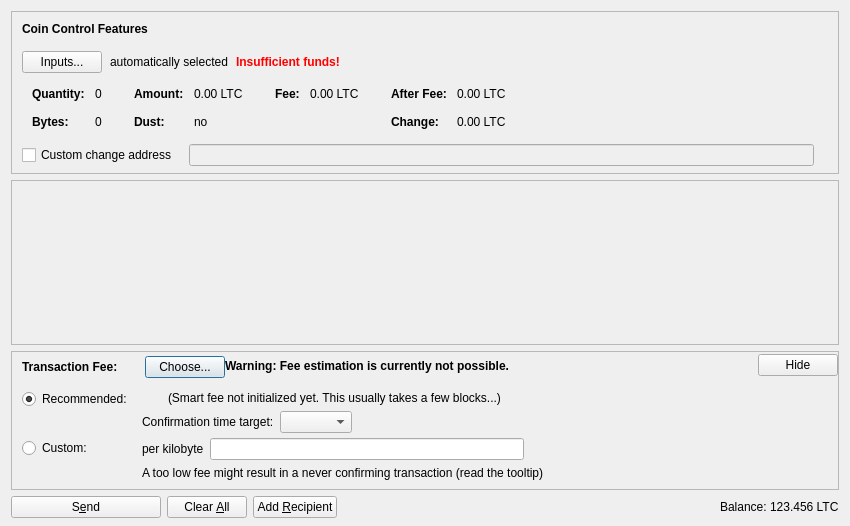
<?xml version="1.0" encoding="UTF-8"?>
<ui version="4.0">
 <class>SendCoinsDialog</class>
 <widget class="QDialog" name="SendCoinsDialog">
  <property name="geometry">
   <rect>
    <x>0</x>
    <y>0</y>
    <width>850</width>
    <height>526</height>
   </rect>
  </property>
  <property name="windowTitle">
   <string>Send Coins</string>
  </property>
  <layout class="QVBoxLayout" name="verticalLayout" stretch="0,1,0,0">
   <property name="bottomMargin">
    <number>8</number>
   </property>
   <item>
    <widget class="QFrame" name="frameCoinControl">
     <property name="sizePolicy">
      <sizepolicy hsizetype="Expanding" vsizetype="Expanding">
       <horstretch>0</horstretch>
       <verstretch>0</verstretch>
      </sizepolicy>
     </property>
     <property name="maximumSize">
      <size>
       <width>16777215</width>
       <height>16777215</height>
      </size>
     </property>
     <property name="frameShape">
      <enum>QFrame::StyledPanel</enum>
     </property>
     <property name="frameShadow">
      <enum>QFrame::Sunken</enum>
     </property>
     <layout class="QVBoxLayout" name="verticalLayoutCoinControl2">
      <property name="spacing">
       <number>0</number>
      </property>
      <property name="leftMargin">
       <number>0</number>
      </property>
      <property name="topMargin">
       <number>0</number>
      </property>
      <property name="rightMargin">
       <number>0</number>
      </property>
      <property name="bottomMargin">
       <number>6</number>
      </property>
      <item>
       <layout class="QVBoxLayout" name="verticalLayoutCoinControl" stretch="0,0,0,0,1">
        <property name="spacing">
         <number>0</number>
        </property>
        <property name="leftMargin">
         <number>10</number>
        </property>
        <property name="topMargin">
         <number>10</number>
        </property>
        <item>
         <layout class="QHBoxLayout" name="horizontalLayoutCoinControl1">
          <property name="bottomMargin">
           <number>15</number>
          </property>
          <item>
           <widget class="QLabel" name="labelCoinControlFeatures">
            <property name="sizePolicy">
             <sizepolicy hsizetype="Preferred" vsizetype="Maximum">
              <horstretch>0</horstretch>
              <verstretch>0</verstretch>
             </sizepolicy>
            </property>
            <property name="font">
             <font>
              <weight>75</weight>
              <bold>true</bold>
             </font>
            </property>
            <property name="styleSheet">
             <string notr="true">font-weight:bold;</string>
            </property>
            <property name="text">
             <string>Coin Control Features</string>
            </property>
           </widget>
          </item>
         </layout>
        </item>
        <item>
         <layout class="QHBoxLayout" name="horizontalLayoutCoinControl2" stretch="0,0,0,0">
          <property name="spacing">
           <number>8</number>
          </property>
          <property name="bottomMargin">
           <number>10</number>
          </property>
          <item>
           <widget class="QPushButton" name="pushButtonCoinControl">
            <property name="styleSheet">
             <string notr="true"/>
            </property>
            <property name="text">
             <string>Inputs...</string>
            </property>
            <property name="autoDefault">
             <bool>false</bool>
            </property>
           </widget>
          </item>
          <item>
           <widget class="QLabel" name="labelCoinControlAutomaticallySelected">
            <property name="text">
             <string>automatically selected</string>
            </property>
            <property name="margin">
             <number>5</number>
            </property>
           </widget>
          </item>
          <item>
           <widget class="QLabel" name="labelCoinControlInsuffFunds">
            <property name="font">
             <font>
              <weight>75</weight>
              <bold>true</bold>
             </font>
            </property>
            <property name="styleSheet">
             <string notr="true">color:red;font-weight:bold;</string>
            </property>
            <property name="text">
             <string>Insufficient funds!</string>
            </property>
            <property name="margin">
             <number>5</number>
            </property>
           </widget>
          </item>
          <item>
           <spacer name="horizontalSpacerCoinControl">
            <property name="orientation">
             <enum>Qt::Horizontal</enum>
            </property>
            <property name="sizeHint" stdset="0">
             <size>
              <width>40</width>
              <height>1</height>
             </size>
            </property>
           </spacer>
          </item>
         </layout>
        </item>
        <item>
         <widget class="QWidget" name="widgetCoinControl" native="true">
          <property name="sizePolicy">
           <sizepolicy hsizetype="Preferred" vsizetype="Preferred">
            <horstretch>0</horstretch>
            <verstretch>0</verstretch>
           </sizepolicy>
          </property>
          <property name="minimumSize">
           <size>
            <width>0</width>
            <height>0</height>
           </size>
          </property>
          <property name="styleSheet">
           <string notr="true"/>
          </property>
          <layout class="QHBoxLayout" name="horizontalLayoutCoinControl5">
           <property name="leftMargin">
            <number>0</number>
           </property>
           <property name="topMargin">
            <number>0</number>
           </property>
           <property name="rightMargin">
            <number>0</number>
           </property>
           <property name="bottomMargin">
            <number>0</number>
           </property>
           <item>
            <layout class="QHBoxLayout" name="horizontalLayoutCoinControl3" stretch="0,0,0,1">
             <property name="spacing">
              <number>20</number>
             </property>
             <property name="topMargin">
              <number>0</number>
             </property>
             <property name="bottomMargin">
              <number>10</number>
             </property>
             <item>
              <layout class="QFormLayout" name="formLayoutCoinControl1">
               <property name="horizontalSpacing">
                <number>10</number>
               </property>
               <property name="verticalSpacing">
                <number>14</number>
               </property>
               <property name="leftMargin">
                <number>10</number>
               </property>
               <property name="topMargin">
                <number>4</number>
               </property>
               <property name="rightMargin">
                <number>6</number>
               </property>
               <item row="0" column="0">
                <widget class="QLabel" name="labelCoinControlQuantityText">
                 <property name="font">
                  <font>
                   <weight>75</weight>
                   <bold>true</bold>
                  </font>
                 </property>
                 <property name="text">
                  <string>Quantity:</string>
                 </property>
                 <property name="margin">
                  <number>0</number>
                 </property>
                </widget>
               </item>
               <item row="0" column="1">
                <widget class="QLabel" name="labelCoinControlQuantity">
                 <property name="cursor">
                  <cursorShape>IBeamCursor</cursorShape>
                 </property>
                 <property name="contextMenuPolicy">
                  <enum>Qt::ActionsContextMenu</enum>
                 </property>
                 <property name="text">
                  <string notr="true">0</string>
                 </property>
                 <property name="margin">
                  <number>0</number>
                 </property>
                 <property name="textInteractionFlags">
                  <set>Qt::LinksAccessibleByMouse|Qt::TextSelectableByKeyboard|Qt::TextSelectableByMouse</set>
                 </property>
                </widget>
               </item>
               <item row="1" column="0">
                <widget class="QLabel" name="labelCoinControlBytesText">
                 <property name="font">
                  <font>
                   <weight>75</weight>
                   <bold>true</bold>
                  </font>
                 </property>
                 <property name="text">
                  <string>Bytes:</string>
                 </property>
                </widget>
               </item>
               <item row="1" column="1">
                <widget class="QLabel" name="labelCoinControlBytes">
                 <property name="cursor">
                  <cursorShape>IBeamCursor</cursorShape>
                 </property>
                 <property name="contextMenuPolicy">
                  <enum>Qt::ActionsContextMenu</enum>
                 </property>
                 <property name="text">
                  <string notr="true">0</string>
                 </property>
                 <property name="textInteractionFlags">
                  <set>Qt::LinksAccessibleByMouse|Qt::TextSelectableByKeyboard|Qt::TextSelectableByMouse</set>
                 </property>
                </widget>
               </item>
              </layout>
             </item>
             <item>
              <layout class="QFormLayout" name="formLayoutCoinControl2">
               <property name="horizontalSpacing">
                <number>10</number>
               </property>
               <property name="verticalSpacing">
                <number>14</number>
               </property>
               <property name="leftMargin">
                <number>6</number>
               </property>
               <property name="topMargin">
                <number>4</number>
               </property>
               <property name="rightMargin">
                <number>6</number>
               </property>
               <item row="0" column="0">
                <widget class="QLabel" name="labelCoinControlAmountText">
                 <property name="font">
                  <font>
                   <weight>75</weight>
                   <bold>true</bold>
                  </font>
                 </property>
                 <property name="text">
                  <string>Amount:</string>
                 </property>
                 <property name="margin">
                  <number>0</number>
                 </property>
                </widget>
               </item>
               <item row="0" column="1">
                <widget class="QLabel" name="labelCoinControlAmount">
                 <property name="cursor">
                  <cursorShape>IBeamCursor</cursorShape>
                 </property>
                 <property name="contextMenuPolicy">
                  <enum>Qt::ActionsContextMenu</enum>
                 </property>
                 <property name="text">
                  <string notr="true">0.00 LTC</string>
                 </property>
                 <property name="textInteractionFlags">
                  <set>Qt::LinksAccessibleByMouse|Qt::TextSelectableByKeyboard|Qt::TextSelectableByMouse</set>
                 </property>
                </widget>
               </item>
               <item row="1" column="0">
                <widget class="QLabel" name="labelCoinControlLowOutputText">
                 <property name="font">
                  <font>
                   <weight>75</weight>
                   <bold>true</bold>
                  </font>
                 </property>
                 <property name="text">
                  <string>Dust:</string>
                 </property>
                </widget>
               </item>
               <item row="1" column="1">
                <widget class="QLabel" name="labelCoinControlLowOutput">
                 <property name="cursor">
                  <cursorShape>IBeamCursor</cursorShape>
                 </property>
                 <property name="contextMenuPolicy">
                  <enum>Qt::ActionsContextMenu</enum>
                 </property>
                 <property name="text">
                  <string notr="true">no</string>
                 </property>
                 <property name="textInteractionFlags">
                  <set>Qt::LinksAccessibleByMouse|Qt::TextSelectableByKeyboard|Qt::TextSelectableByMouse</set>
                 </property>
                </widget>
               </item>
              </layout>
             </item>
             <item>
              <layout class="QFormLayout" name="formLayoutCoinControl3">
               <property name="horizontalSpacing">
                <number>10</number>
               </property>
               <property name="verticalSpacing">
                <number>14</number>
               </property>
               <property name="leftMargin">
                <number>6</number>
               </property>
               <property name="topMargin">
                <number>4</number>
               </property>
               <property name="rightMargin">
                <number>6</number>
               </property>
               <item row="0" column="0">
                <widget class="QLabel" name="labelCoinControlFeeText">
                 <property name="font">
                  <font>
                   <weight>75</weight>
                   <bold>true</bold>
                  </font>
                 </property>
                 <property name="text">
                  <string>Fee:</string>
                 </property>
                 <property name="margin">
                  <number>0</number>
                 </property>
                </widget>
               </item>
               <item row="0" column="1">
                <widget class="QLabel" name="labelCoinControlFee">
                 <property name="cursor">
                  <cursorShape>IBeamCursor</cursorShape>
                 </property>
                 <property name="contextMenuPolicy">
                  <enum>Qt::ActionsContextMenu</enum>
                 </property>
                 <property name="text">
                  <string notr="true">0.00 LTC</string>
                 </property>
                 <property name="textInteractionFlags">
                  <set>Qt::LinksAccessibleByMouse|Qt::TextSelectableByKeyboard|Qt::TextSelectableByMouse</set>
                 </property>
                </widget>
               </item>
              </layout>
             </item>
             <item>
              <layout class="QFormLayout" name="formLayoutCoinControl4">
               <property name="horizontalSpacing">
                <number>10</number>
               </property>
               <property name="verticalSpacing">
                <number>14</number>
               </property>
               <property name="leftMargin">
                <number>6</number>
               </property>
               <property name="topMargin">
                <number>4</number>
               </property>
               <property name="rightMargin">
                <number>6</number>
               </property>
               <item row="0" column="0">
                <widget class="QLabel" name="labelCoinControlAfterFeeText">
                 <property name="font">
                  <font>
                   <weight>75</weight>
                   <bold>true</bold>
                  </font>
                 </property>
                 <property name="text">
                  <string>After Fee:</string>
                 </property>
                 <property name="margin">
                  <number>0</number>
                 </property>
                </widget>
               </item>
               <item row="0" column="1">
                <widget class="QLabel" name="labelCoinControlAfterFee">
                 <property name="cursor">
                  <cursorShape>IBeamCursor</cursorShape>
                 </property>
                 <property name="contextMenuPolicy">
                  <enum>Qt::ActionsContextMenu</enum>
                 </property>
                 <property name="text">
                  <string notr="true">0.00 LTC</string>
                 </property>
                 <property name="textInteractionFlags">
                  <set>Qt::LinksAccessibleByMouse|Qt::TextSelectableByKeyboard|Qt::TextSelectableByMouse</set>
                 </property>
                </widget>
               </item>
               <item row="1" column="0">
                <widget class="QLabel" name="labelCoinControlChangeText">
                 <property name="font">
                  <font>
                   <weight>75</weight>
                   <bold>true</bold>
                  </font>
                 </property>
                 <property name="text">
                  <string>Change:</string>
                 </property>
                </widget>
               </item>
               <item row="1" column="1">
                <widget class="QLabel" name="labelCoinControlChange">
                 <property name="cursor">
                  <cursorShape>IBeamCursor</cursorShape>
                 </property>
                 <property name="contextMenuPolicy">
                  <enum>Qt::ActionsContextMenu</enum>
                 </property>
                 <property name="text">
                  <string notr="true">0.00 LTC</string>
                 </property>
                 <property name="textInteractionFlags">
                  <set>Qt::LinksAccessibleByMouse|Qt::TextSelectableByKeyboard|Qt::TextSelectableByMouse</set>
                 </property>
                </widget>
               </item>
              </layout>
             </item>
            </layout>
           </item>
          </layout>
         </widget>
        </item>
        <item>
         <layout class="QHBoxLayout" name="horizontalLayoutCoinControl4" stretch="0,0,0">
          <property name="spacing">
           <number>12</number>
          </property>
          <property name="sizeConstraint">
           <enum>QLayout::SetDefaultConstraint</enum>
          </property>
          <property name="topMargin">
           <number>5</number>
          </property>
          <property name="rightMargin">
           <number>5</number>
          </property>
          <item>
           <widget class="QCheckBox" name="checkBoxCoinControlChange">
            <property name="toolTip">
             <string>If this is activated, but the change address is empty or invalid, change will be sent to a newly generated address.</string>
            </property>
            <property name="text">
             <string>Custom change address</string>
            </property>
           </widget>
          </item>
          <item>
           <widget class="QValidatedLineEdit" name="lineEditCoinControlChange">
            <property name="enabled">
             <bool>false</bool>
            </property>
            <property name="sizePolicy">
             <sizepolicy hsizetype="Expanding" vsizetype="Fixed">
              <horstretch>0</horstretch>
              <verstretch>0</verstretch>
             </sizepolicy>
            </property>
           </widget>
          </item>
          <item>
           <widget class="QLabel" name="labelCoinControlChangeLabel">
            <property name="sizePolicy">
             <sizepolicy hsizetype="Preferred" vsizetype="Expanding">
              <horstretch>0</horstretch>
              <verstretch>0</verstretch>
             </sizepolicy>
            </property>
            <property name="minimumSize">
             <size>
              <width>0</width>
              <height>0</height>
             </size>
            </property>
            <property name="text">
             <string/>
            </property>
            <property name="margin">
             <number>3</number>
            </property>
           </widget>
          </item>
         </layout>
        </item>
        <item>
         <spacer name="verticalSpacerCoinControl">
          <property name="orientation">
           <enum>Qt::Vertical</enum>
          </property>
          <property name="sizeHint" stdset="0">
           <size>
            <width>800</width>
            <height>1</height>
           </size>
          </property>
         </spacer>
        </item>
       </layout>
      </item>
     </layout>
    </widget>
   </item>
   <item>
    <widget class="QScrollArea" name="scrollArea">
     <property name="widgetResizable">
      <bool>true</bool>
     </property>
     <widget class="QWidget" name="scrollAreaWidgetContents">
      <property name="geometry">
       <rect>
        <x>0</x>
        <y>0</y>
        <width>830</width>
        <height>104</height>
       </rect>
      </property>
      <layout class="QVBoxLayout" name="verticalLayout_2" stretch="0,1">
       <property name="leftMargin">
        <number>0</number>
       </property>
       <property name="topMargin">
        <number>0</number>
       </property>
       <property name="rightMargin">
        <number>0</number>
       </property>
       <property name="bottomMargin">
        <number>0</number>
       </property>
       <item>
        <layout class="QVBoxLayout" name="entries">
         <property name="spacing">
          <number>6</number>
         </property>
        </layout>
       </item>
       <item>
        <spacer name="verticalSpacer">
         <property name="orientation">
          <enum>Qt::Vertical</enum>
         </property>
         <property name="sizeHint" stdset="0">
          <size>
           <width>20</width>
           <height>40</height>
          </size>
         </property>
        </spacer>
       </item>
      </layout>
     </widget>
    </widget>
   </item>
   <item>
    <widget class="QFrame" name="frameFee">
     <property name="sizePolicy">
      <sizepolicy hsizetype="Expanding" vsizetype="Expanding">
       <horstretch>0</horstretch>
       <verstretch>0</verstretch>
      </sizepolicy>
     </property>
     <property name="maximumSize">
      <size>
       <width>16777215</width>
       <height>16777215</height>
      </size>
     </property>
     <property name="frameShape">
      <enum>QFrame::StyledPanel</enum>
     </property>
     <property name="frameShadow">
      <enum>QFrame::Sunken</enum>
     </property>
     <layout class="QVBoxLayout" name="verticalLayoutFee1">
      <property name="spacing">
       <number>0</number>
      </property>
      <property name="leftMargin">
       <number>0</number>
      </property>
      <property name="topMargin">
       <number>0</number>
      </property>
      <property name="rightMargin">
       <number>0</number>
      </property>
      <property name="bottomMargin">
       <number>0</number>
      </property>
      <item>
       <layout class="QVBoxLayout" name="verticalLayoutFee2" stretch="0,0,0">
        <property name="spacing">
         <number>0</number>
        </property>
        <property name="leftMargin">
         <number>10</number>
        </property>
        <property name="topMargin">
         <number>0</number>
        </property>
        <item>
         <layout class="QHBoxLayout" name="horizontalLayoutFee1">
          <property name="bottomMargin">
           <number>0</number>
          </property>
          <item>
           <layout class="QVBoxLayout" name="verticalLayoutFee7">
            <property name="spacing">
             <number>0</number>
            </property>
            <item>
             <spacer name="verticalSpacerSmartFee">
              <property name="orientation">
               <enum>Qt::Vertical</enum>
              </property>
              <property name="sizeType">
               <enum>QSizePolicy::Fixed</enum>
              </property>
              <property name="sizeHint" stdset="0">
               <size>
                <width>1</width>
                <height>4</height>
               </size>
              </property>
             </spacer>
            </item>
            <item>
             <layout class="QHBoxLayout" name="horizontalLayoutSmartFee">
              <property name="spacing">
               <number>10</number>
              </property>
              <item>
               <widget class="QLabel" name="labelFeeHeadline">
                <property name="sizePolicy">
                 <sizepolicy hsizetype="Preferred" vsizetype="Maximum">
                  <horstretch>0</horstretch>
                  <verstretch>0</verstretch>
                 </sizepolicy>
                </property>
                <property name="font">
                 <font>
                  <weight>75</weight>
                  <bold>true</bold>
                 </font>
                </property>
                <property name="styleSheet">
                 <string notr="true">font-weight:bold;</string>
                </property>
                <property name="text">
                 <string>Transaction Fee:</string>
                </property>
               </widget>
              </item>
              <item>
               <widget class="QLabel" name="labelFeeMinimized">
                <property name="text">
                 <string/>
                </property>
               </widget>
              </item>
              <item>
               <widget class="QPushButton" name="buttonChooseFee">
                <property name="text">
                 <string>Choose...</string>
                </property>
               </widget>
              </item>
             </layout>
            </item>
            <item>
             <spacer name="verticalSpacer_5">
              <property name="orientation">
               <enum>Qt::Vertical</enum>
              </property>
              <property name="sizeHint" stdset="0">
               <size>
                <width>1</width>
                <height>1</height>
               </size>
              </property>
             </spacer>
            </item>
           </layout>
          </item>
          <item>
           <widget class="QLabel" name="fallbackFeeWarningLabel">
            <property name="toolTip">
             <string>Using the fallbackfee can result in sending a transaction that will take several hours or days (or never) to confirm. Consider choosing your fee manually or wait until you have validated the complete chain.</string>
            </property>
            <property name="font">
            <font>
                <weight>75</weight>
                <bold>true</bold>
            </font>
            </property>
            <property name="text">
             <string>Warning: Fee estimation is currently not possible.</string>
            </property>
            <property name="wordWrap">
             <bool>false</bool>
            </property>
           </widget>
          </item>
          <item>
           <spacer name="horizontalSpacer_4">
            <property name="orientation">
             <enum>Qt::Horizontal</enum>
            </property>
            <property name="sizeType">
             <enum>QSizePolicy::MinimumExpanding</enum>
            </property>
            <property name="sizeHint" stdset="0">
             <size>
              <width>40</width>
              <height>20</height>
             </size>
            </property>
           </spacer>
          </item>
          <item>
           <widget class="QPushButton" name="buttonMinimizeFee">
            <property name="toolTip">
             <string>collapse fee-settings</string>
            </property>
            <property name="text">
             <string>Hide</string>
            </property>
           </widget>
          </item>
         </layout>
        </item>
        <item>
         <widget class="QFrame" name="frameFeeSelection">
          <layout class="QVBoxLayout" name="verticalLayoutFee12">
           <property name="spacing">
            <number>0</number>
           </property>
           <property name="leftMargin">
            <number>0</number>
           </property>
           <property name="topMargin">
            <number>0</number>
           </property>
           <property name="rightMargin">
            <number>0</number>
           </property>
           <property name="bottomMargin">
            <number>0</number>
           </property>
           <item>
            <layout class="QGridLayout" name="gridLayoutFee">
             <property name="topMargin">
              <number>10</number>
             </property>
             <property name="bottomMargin">
              <number>4</number>
             </property>
             <property name="horizontalSpacing">
              <number>10</number>
             </property>
             <property name="verticalSpacing">
              <number>4</number>
             </property>
             <item row="1" column="1">
              <layout class="QVBoxLayout" name="verticalLayoutFee8">
               <property name="spacing">
                <number>6</number>
               </property>
               <item>
                <layout class="QHBoxLayout" name="horizontalLayoutFee13">
                 <item>
                  <widget class="QLabel" name="labelCustomPerKilobyte">
                   <property name="toolTip">
                    <string>Specify a custom fee per kB (1,000 bytes) of the transaction's virtual size.

Note:  Since the fee is calculated on a per-byte basis, a fee of "100 satoshis per kB" for a transaction size of 500 bytes (half of 1 kB) would ultimately yield a fee of only 50 satoshis.</string>
                   </property>
                   <property name="text">
                    <string>per kilobyte</string>
                   </property>
                  </widget>
                 </item>
                 <item>
                  <widget class="BitcoinAmountField" name="customFee"/>
                 </item>
                 <item>
                  <spacer name="horizontalSpacer_6">
                   <property name="orientation">
                    <enum>Qt::Horizontal</enum>
                   </property>
                   <property name="sizeHint" stdset="0">
                    <size>
                     <width>1</width>
                     <height>1</height>
                    </size>
                   </property>
                  </spacer>
                 </item>
                </layout>
               </item>
               <item>
                <layout class="QHBoxLayout" name="horizontalLayoutFee8">
                 <item>
                  <widget class="QLabel" name="labelCustomFeeWarning">
                   <property name="enabled">
                    <bool>true</bool>
                   </property>
                   <property name="toolTip">
                    <string>When there is less transaction volume than space in the blocks, miners as well as relaying nodes may enforce a minimum fee. Paying only this minimum fee is just fine, but be aware that this can result in a never confirming transaction once there is more demand for dillycoin transactions than the network can process.</string>
                   </property>
                   <property name="text">
                    <string>A too low fee might result in a never confirming transaction (read the tooltip)</string>
                   </property>
                  </widget>
                 </item>
                 <item>
                  <spacer name="horizontalSpacer_2">
                   <property name="orientation">
                    <enum>Qt::Horizontal</enum>
                   </property>
                   <property name="sizeHint" stdset="0">
                    <size>
                     <width>1</width>
                     <height>1</height>
                    </size>
                   </property>
                  </spacer>
                 </item>
                </layout>
               </item>
              </layout>
             </item>
             <item row="0" column="0">
              <layout class="QVBoxLayout" name="verticalLayoutFee4" stretch="0,1">
               <item>
                <widget class="QRadioButton" name="radioSmartFee">
                 <property name="text">
                  <string>Recommended:</string>
                 </property>
                 <property name="checked">
                  <bool>true</bool>
                 </property>
                 <attribute name="buttonGroup">
                  <string notr="true">groupFee</string>
                 </attribute>
                </widget>
               </item>
               <item>
                <spacer name="verticalSpacer_2">
                 <property name="orientation">
                  <enum>Qt::Vertical</enum>
                 </property>
                 <property name="sizeHint" stdset="0">
                  <size>
                   <width>1</width>
                   <height>1</height>
                  </size>
                 </property>
                </spacer>
               </item>
              </layout>
             </item>
             <item row="1" column="0">
              <layout class="QVBoxLayout" name="verticalLayoutFee9" stretch="0,1">
               <item>
                <widget class="QRadioButton" name="radioCustomFee">
                 <property name="text">
                  <string>Custom:</string>
                 </property>
                 <attribute name="buttonGroup">
                  <string notr="true">groupFee</string>
                 </attribute>
                </widget>
               </item>
               <item>
                <spacer name="verticalSpacer_6">
                 <property name="orientation">
                  <enum>Qt::Vertical</enum>
                 </property>
                 <property name="sizeHint" stdset="0">
                  <size>
                   <width>1</width>
                   <height>1</height>
                  </size>
                 </property>
                </spacer>
               </item>
              </layout>
             </item>
             <item row="0" column="1">
              <layout class="QVBoxLayout" name="verticalLayoutFee3" stretch="0,0,1">
               <property name="spacing">
                <number>6</number>
               </property>
               <property name="topMargin">
                <number>2</number>
               </property>
               <item>
                <layout class="QHBoxLayout" name="horizontalLayoutFee12">
                 <item>
                  <widget class="QLabel" name="labelSmartFee">
                   <property name="text">
                    <string/>
                   </property>
                  </widget>
                 </item>
                 <item>
                  <widget class="QLabel" name="labelFeeEstimation">
                   <property name="text">
                    <string/>
                   </property>
                  </widget>
                 </item>
                 <item>
                  <widget class="QLabel" name="labelSmartFee2">
                   <property name="text">
                    <string>(Smart fee not initialized yet. This usually takes a few blocks...)</string>
                   </property>
                  </widget>
                 </item>
                 <item>
                  <spacer name="horizontalSpacer_5">
                   <property name="orientation">
                    <enum>Qt::Horizontal</enum>
                   </property>
                   <property name="sizeHint" stdset="0">
                    <size>
                     <width>1</width>
                     <height>1</height>
                    </size>
                   </property>
                  </spacer>
                 </item>
                </layout>
               </item>
               <item>
                <layout class="QHBoxLayout" name="horizontalLayoutFee9">
                 <item>
                  <layout class="QVBoxLayout" name="verticalLayoutFee6">
                   <item>
                    <widget class="QLabel" name="labelSmartFee3">
                     <property name="text">
                      <string>Confirmation time target:</string>
                     </property>
                    </widget>
                   </item>
                  </layout>
                 </item>
                 <item>
                  <layout class="QVBoxLayout" name="verticalLayoutFee5">
                   <property name="rightMargin">
                    <number>30</number>
                   </property>
                   <item>
                    <layout class="QHBoxLayout" name="horizontalLayoutConfTarget">
                     <property name="bottomMargin">
                      <number>0</number>
                     </property>
                     <item>
                      <widget class="QComboBox" name="confTargetSelector"/>
                     </item>
                     <item>
                      <spacer name="horizontalSpacerConfTarget">
                       <property name="orientation">
                        <enum>Qt::Horizontal</enum>
                       </property>
                       <property name="sizeHint" stdset="0">
                        <size>
                         <width>40</width>
                         <height>20</height>
                        </size>
                       </property>
                      </spacer>
                     </item>
                    </layout>
                   </item>
                  </layout>
                 </item>
                </layout>
               </item>
               <item>
                <spacer name="verticalSpacer_4">
                 <property name="orientation">
                  <enum>Qt::Vertical</enum>
                 </property>
                 <property name="sizeHint" stdset="0">
                  <size>
                   <width>1</width>
                   <height>1</height>
                  </size>
                 </property>
                </spacer>
               </item>
              </layout>
             </item>
            </layout>
           </item>
          </layout>
         </widget>
        </item>
        <item>
         <spacer name="verticalSpacerFee">
          <property name="orientation">
           <enum>Qt::Vertical</enum>
          </property>
          <property name="sizeHint" stdset="0">
           <size>
            <width>40</width>
            <height>5</height>
           </size>
          </property>
         </spacer>
        </item>
       </layout>
      </item>
     </layout>
    </widget>
   </item>
   <item>
    <layout class="QHBoxLayout" name="horizontalLayout">
     <item>
      <widget class="QPushButton" name="sendButton">
       <property name="minimumSize">
        <size>
         <width>150</width>
         <height>0</height>
        </size>
       </property>
       <property name="toolTip">
        <string>Confirm the send action</string>
       </property>
       <property name="text">
        <string>S&amp;end</string>
       </property>
       <property name="icon">
        <iconset resource="../bitcoin.qrc">
         <normaloff>:/icons/send</normaloff>:/icons/send</iconset>
       </property>
       <property name="autoDefault">
        <bool>false</bool>
       </property>
       <property name="default">
        <bool>false</bool>
       </property>
      </widget>
     </item>
     <item>
      <widget class="QPushButton" name="clearButton">
       <property name="sizePolicy">
        <sizepolicy hsizetype="Minimum" vsizetype="Fixed">
         <horstretch>0</horstretch>
         <verstretch>0</verstretch>
        </sizepolicy>
       </property>
       <property name="toolTip">
        <string>Clear all fields of the form.</string>
       </property>
       <property name="text">
        <string>Clear &amp;All</string>
       </property>
       <property name="icon">
        <iconset resource="../bitcoin.qrc">
         <normaloff>:/icons/remove</normaloff>:/icons/remove</iconset>
       </property>
       <property name="autoDefault">
        <bool>false</bool>
       </property>
      </widget>
     </item>
     <item>
      <widget class="QPushButton" name="addButton">
       <property name="toolTip">
        <string>Send to multiple recipients at once</string>
       </property>
       <property name="text">
        <string>Add &amp;Recipient</string>
       </property>
       <property name="icon">
        <iconset resource="../bitcoin.qrc">
         <normaloff>:/icons/add</normaloff>:/icons/add</iconset>
       </property>
       <property name="autoDefault">
        <bool>false</bool>
       </property>
      </widget>
     </item>
     <item>
      <spacer name="horizontalSpacer">
       <property name="orientation">
        <enum>Qt::Horizontal</enum>
       </property>
       <property name="sizeHint" stdset="0">
        <size>
         <width>40</width>
         <height>20</height>
        </size>
       </property>
      </spacer>
     </item>
     <item>
      <layout class="QHBoxLayout" name="horizontalLayout_2">
       <property name="spacing">
        <number>3</number>
       </property>
       <item>
        <widget class="QLabel" name="label">
         <property name="sizePolicy">
          <sizepolicy hsizetype="Preferred" vsizetype="Fixed">
           <horstretch>0</horstretch>
           <verstretch>0</verstretch>
          </sizepolicy>
         </property>
         <property name="text">
          <string>Balance:</string>
         </property>
        </widget>
       </item>
       <item>
        <widget class="QLabel" name="labelBalance">
         <property name="sizePolicy">
          <sizepolicy hsizetype="Preferred" vsizetype="Fixed">
           <horstretch>0</horstretch>
           <verstretch>0</verstretch>
          </sizepolicy>
         </property>
         <property name="cursor">
          <cursorShape>IBeamCursor</cursorShape>
         </property>
         <property name="text">
          <string notr="true">123.456 LTC</string>
         </property>
         <property name="textInteractionFlags">
          <set>Qt::LinksAccessibleByMouse|Qt::TextSelectableByKeyboard|Qt::TextSelectableByMouse</set>
         </property>
        </widget>
       </item>
      </layout>
     </item>
    </layout>
   </item>
  </layout>
 </widget>
 <customwidgets>
  <customwidget>
   <class>QValidatedLineEdit</class>
   <extends>QLineEdit</extends>
   <header>qt/qvalidatedlineedit.h</header>
  </customwidget>
  <customwidget>
   <class>BitcoinAmountField</class>
   <extends>QLineEdit</extends>
   <header>qt/bitcoinamountfield.h</header>
   <container>1</container>
  </customwidget>
 </customwidgets>
 <resources>
  <include location="../bitcoin.qrc"/>
 </resources>
 <connections/>
 <buttongroups>
  <buttongroup name="groupFee"/>
 </buttongroups>
</ui>
